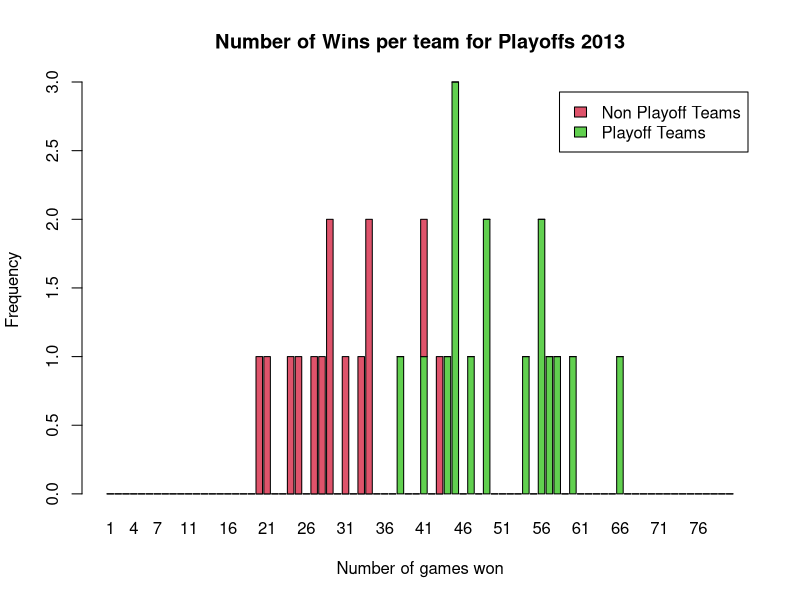
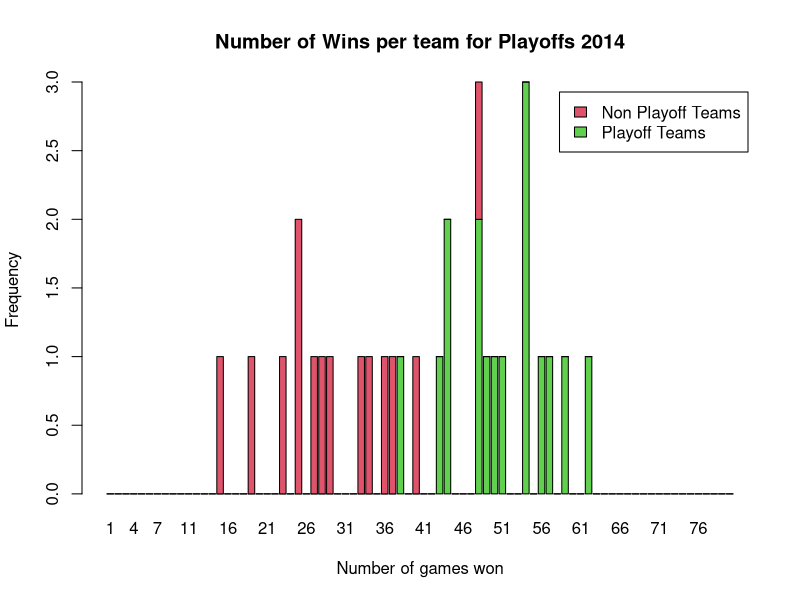
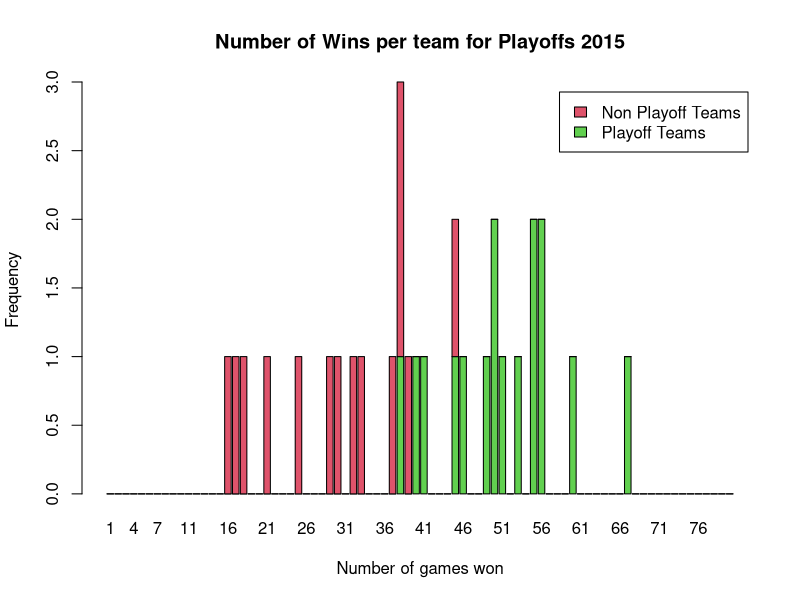

The R script that drew these images, in order:
# This script aims to assess how many wins are required to reach the playoffs
# Script requires gdata package

# Set right directory
setwd("C:/Users/User/Documents/introtobda/introtobda/introtobda/ProjectGroupRBN")

# Read data from csv files
Teamstats2013 <- read.csv("Teamstats2013.csv", header = TRUE, sep = ",")
Teamstats2014 <- read.csv("Teamstats2014.csv", header = TRUE, sep = ",")
Teamstats2015 <- read.csv("Teamstats2015.csv", header = TRUE, sep = ",")

# Compute basic statistics
NoTeams13 <- length(Teamstats2013$Rk)
NoPlayoffs13 <- sum(Teamstats2013$Playoffs == '1')
NoTeams14 <- length(Teamstats2014$Rk)
NoPlayoffs14 <- sum(Teamstats2014$Playoffs == '1')
NoTeams15 <- length(Teamstats2015$Rk)
NoPlayoffs15 <- sum(Teamstats2015$Playoffs == '1')

# Determine number of wins by playoff teams
PlayoffTeams13 <- which(Teamstats2013$Playoffs == 1)
NonPlayoffTeams13 <- which(Teamstats2013$Playoffs == 0)
PlayoffTeamWins13 <- Teamstats2013$Wins[PlayoffTeams13]
NonPlayoffTeamWins13 <- Teamstats2013$Wins[NonPlayoffTeams13]
PlayoffTeams14 <- which(Teamstats2014$Playoffs == 1)
NonPlayoffTeams14 <- which(Teamstats2014$Playoffs == 0)
PlayoffTeamWins14 <- Teamstats2014$Wins[PlayoffTeams14]
NonPlayoffTeamWins14 <- Teamstats2014$Wins[NonPlayoffTeams14]
PlayoffTeams15 <- which(Teamstats2015$Playoffs == 1)
NonPlayoffTeams15 <- which(Teamstats2015$Playoffs == 0)
PlayoffTeamWins15 <- Teamstats2015$Wins[PlayoffTeams15]
NonPlayoffTeamWins15 <- Teamstats2015$Wins[NonPlayoffTeams15]

# Plot 2013
xrange = seq(0,80,1)
hv113 = hist(PlayoffTeamWins13,breaks=xrange,plot=F)$counts
hv213 = hist(NonPlayoffTeamWins13,breaks=xrange,plot=F)$counts
maintitle = "Number of Wins per team for Playoffs 2013"
xtitle = "Number of games won"
ytitle = "Frequency"
barplot(rbind(hv113,hv213),col=3:2,names.arg=xrange[-1],xlab=xtitle,ylab=ytitle,
        legend.text=c("Playoff Teams","Non Playoff Teams"),main=maintitle)

# Plot 2014
hv114 = hist(PlayoffTeamWins14,breaks=xrange,plot=F)$counts
hv214 = hist(NonPlayoffTeamWins14,breaks=xrange,plot=F)$counts
maintitle = "Number of Wins per team for Playoffs 2014"
barplot(rbind(hv114,hv214),col=3:2,names.arg=xrange[-1],xlab=xtitle,ylab=ytitle,
        legend.text=c("Playoff Teams","Non Playoff Teams"),main=maintitle)

# Plot 2015
hv115 = hist(PlayoffTeamWins15,breaks=xrange,plot=F)$counts
hv215 = hist(NonPlayoffTeamWins15,breaks=xrange,plot=F)$counts
maintitle = "Number of Wins per team for Playoffs 2015"
barplot(rbind(hv115,hv215),col=3:2,names.arg=xrange[-1],xlab=xtitle,ylab=ytitle,
        legend.text=c("Playoff Teams","Non Playoff Teams"),main=maintitle)









